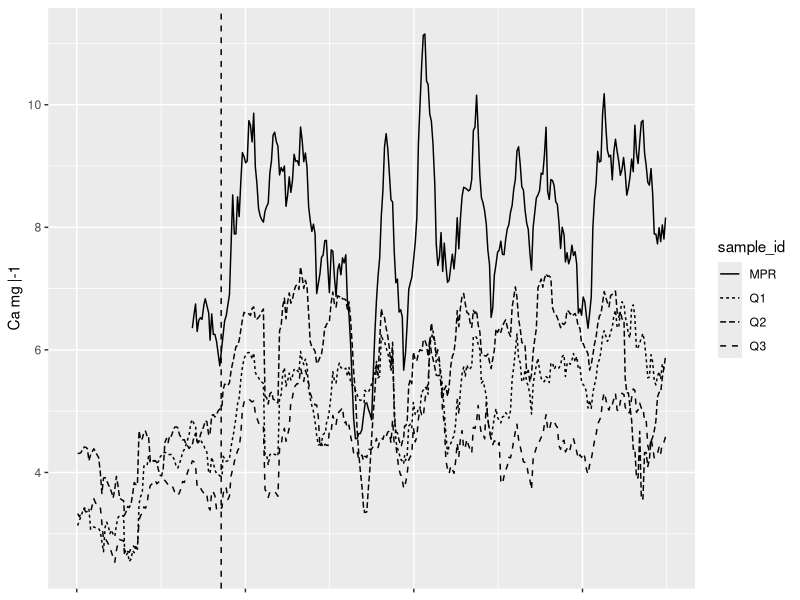
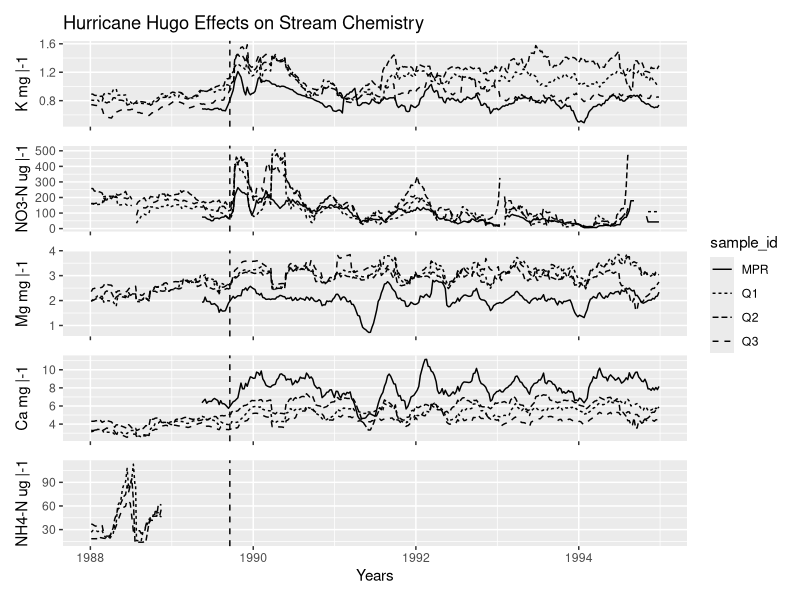
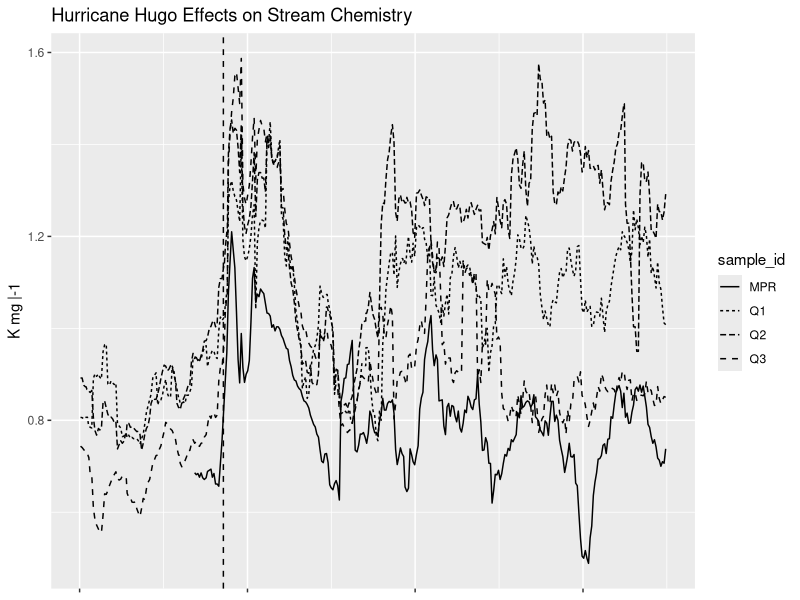
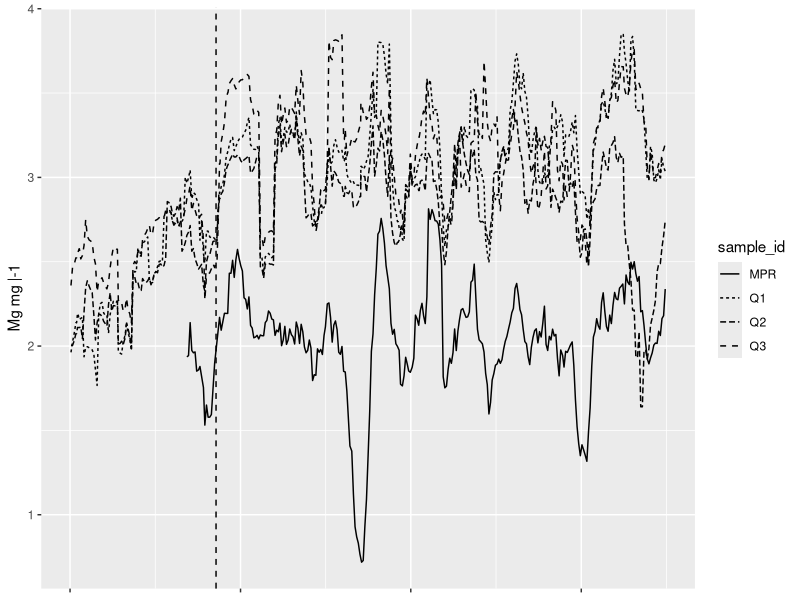
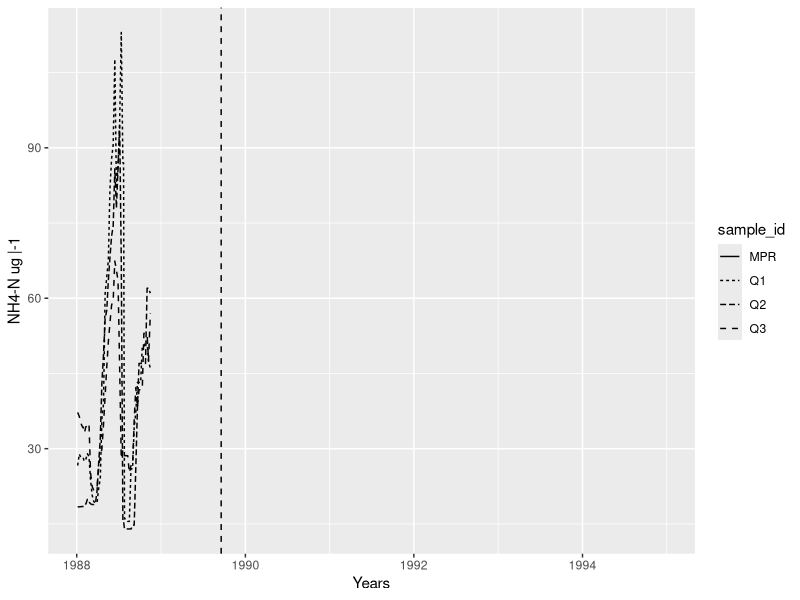
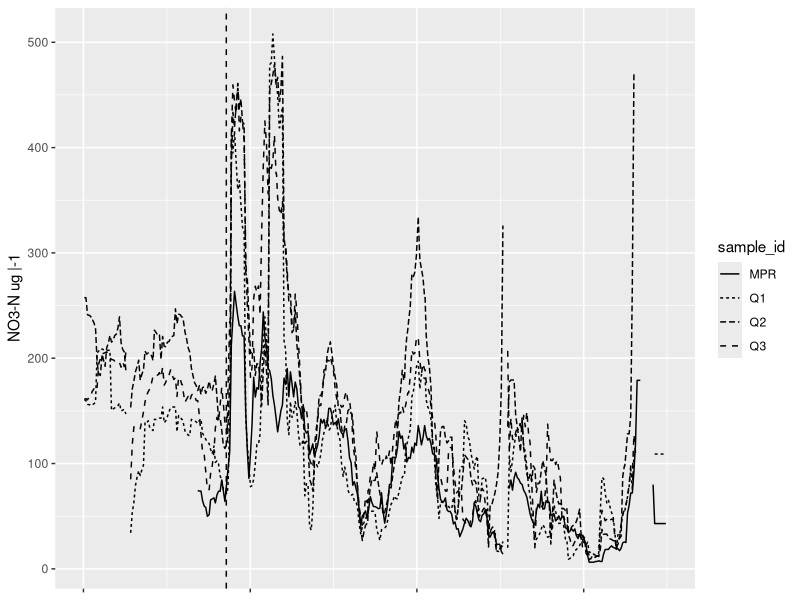

Source code (R) for these figures, in order: (Note: this script raises an error after producing the figures.)
##~~~~~~~~~~~~~~~~~~~~~~~~~~~~~~~~~~~~~~~~~~~~~~~~~~~~~~~~~~~~~~~~~~~~~~~~~~~~~~
##~~~~~~~~~~~~~~~~~~~~~~~~~~~~~~~~~~~~~~~~~~~~~~~~~~~~~~~~~~~~~~~~~~~~~~~~~~~~~~
##                                                                            ~~
##                                  PLOTTING                                ----
##                                                                            ~~
##~~~~~~~~~~~~~~~~~~~~~~~~~~~~~~~~~~~~~~~~~~~~~~~~~~~~~~~~~~~~~~~~~~~~~~~~~~~~~~
##~~~~~~~~~~~~~~~~~~~~~~~~~~~~~~~~~~~~~~~~~~~~~~~~~~~~~~~~~~~~~~~~~~~~~~~~~~~~~~
rm(list = ls())
library(tidyverse)
library(patchwork)

#read in moving average data sets
mov_avg_k <- read_csv(here::here("outputs", "mov_avg_k.csv"))
mov_avg_no3_n <- read_csv(here::here("outputs", "mov_avg_no3_n.csv"))
mov_avg_mg <- read_csv(here::here("outputs", "mov_avg_mg.csv"))
mov_avg_ca <- read_csv(here::here("outputs", "mov_avg_ca.csv"))
mov_avg_nh4_n <- read_csv(here::here("outputs", "mov_avg_nh4_n.csv"))

#creating a hurricane line
hurricane <- as.Date("1989-09-18")

#....................ggplot: moving average k ...................
k_plot <- ggplot(data = mov_avg_k, 
                 aes(x = sample_date, 
                     y = mov_avg_k, 
                     linetype = sample_id)) +
  geom_line() +
  #adding vertical hurricane hugo line
  geom_vline(xintercept = hurricane, linetype = "dashed") +
  theme(axis.title.x = element_blank(),
        axis.text.x = element_blank()) +
  labs(title = "Hurricane Hugo Effects on Stream Chemistry",
       y = "K mg |-1")

#..................ggplot: moving average no3_n..................
no3_n_plot <- ggplot(data = mov_avg_no3_n, 
                     aes(x = sample_date, 
                         y = mov_avg_no3_n, 
                         linetype = sample_id)) +
  geom_line() +
  #adding vertical hurricane hugo line
  geom_vline(xintercept = hurricane, linetype = "dashed") +
  theme(axis.title.x = element_blank(),
        axis.text.x = element_blank()) +
  labs(y = "NO3-N ug |-1")

#....................ggplot: moving average mg...................
mg_plot <- ggplot(data = mov_avg_mg, 
                  aes(x = sample_date, 
                      y = mov_avg_mg, 
                      linetype = sample_id)) +
  geom_line() +
  #adding vertical hurricane hugo line
  geom_vline(xintercept = hurricane, linetype = "dashed") +
  theme(axis.title.x = element_blank(),
        axis.text.x = element_blank()) +
  labs(y = "Mg mg |-1")

#....................ggplot: moving average ca...................
ca_plot <- ggplot(data = mov_avg_ca, 
                  aes(x = sample_date, 
                      y = mov_avg_ca, 
                      linetype = sample_id)) +
  geom_line() +
  #adding vertical hurricane hugo line
  geom_vline(xintercept = hurricane, linetype = "dashed") +
  theme(axis.title.x = element_blank(),
        axis.text.x = element_blank()) +
  labs(y = "Ca mg |-1")

#..................ggplot: moving average nh4_n..................
nh4_n_plot <- ggplot(data = mov_avg_nh4_n, 
                     aes(x = sample_date, 
                         y = mov_avg_nh4_n, 
                         linetype = sample_id)) +
  geom_line() +
  #adding vertical hurricane hugo line
  geom_vline(xintercept = hurricane, linetype = "dashed") +
  labs(x = "Years",
       y = "NH4-N ug |-1")

#...........compilation graph containing all subgraphs...........
fig3 <- k_plot / no3_n_plot / mg_plot / ca_plot / nh4_n_plot +
  plot_layout(guides = 'collect')

#saving the the fig3 figure into the figs folder
ggsave(here::here("figs", "fig3.png"), fig3)
